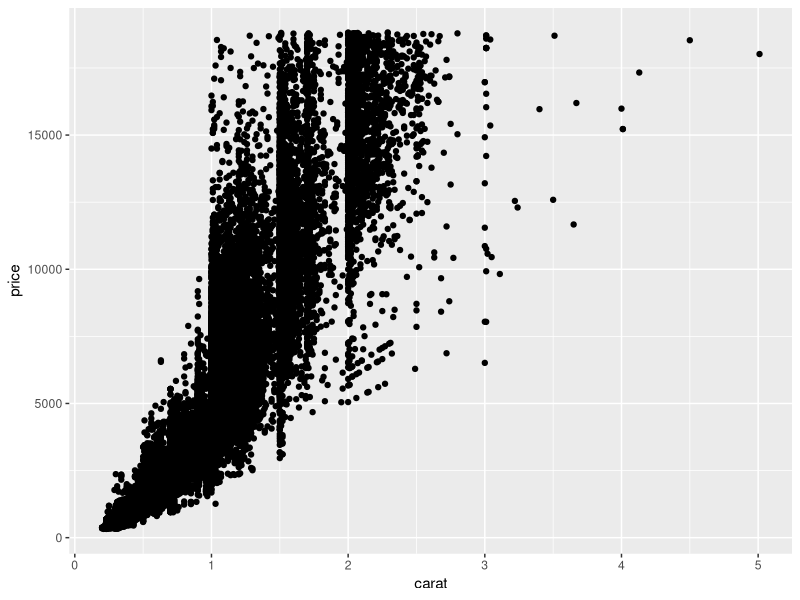
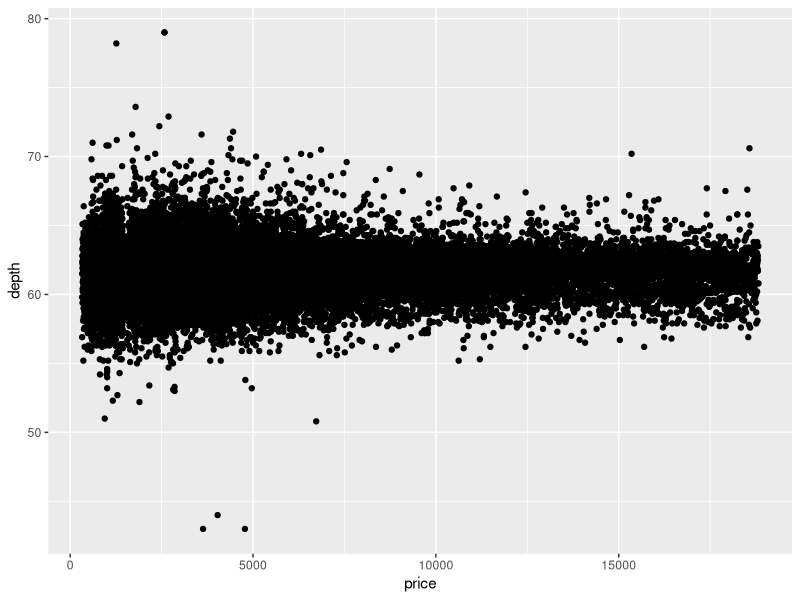
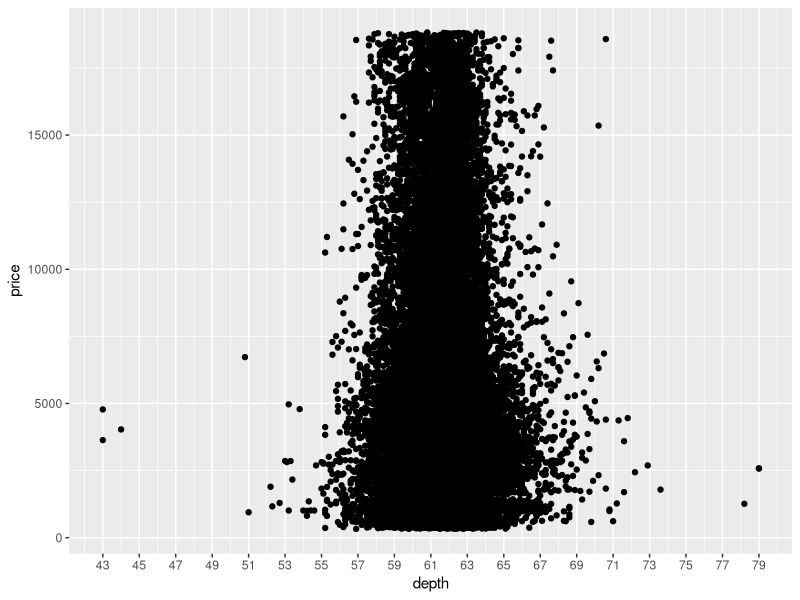
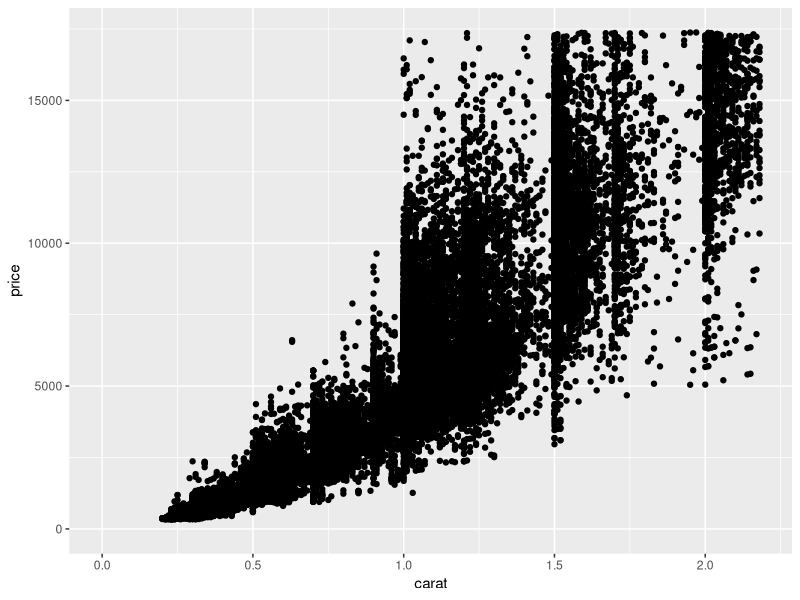
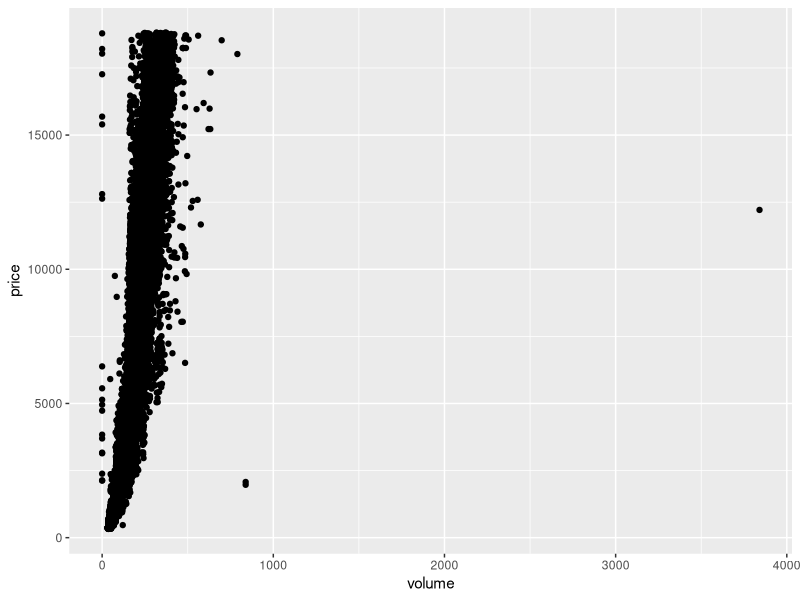

These figures' R source, in order: (Note: this script raises an error after producing the figures.)
## ---- chunk 1
library(ggplot2)
## ---- chunk 2
ggplot(aes(x = carat, y = price),
       data = diamonds) +
  geom_point()
## ---- chunk 3
cor.test(diamonds$price, diamonds$x, method = "pearson")
cor.test(diamonds$price, diamonds$y, method = "pearson")
cor.test(diamonds$price, diamonds$z, method = "pearson")
## ---- chunk 4
ggplot(aes(x = price, y = depth),
       data = diamonds) +
  geom_point()
## ---- chunk 5
ggplot(aes(x = depth, y = price),
       data = diamonds) +
  geom_jitter(alpha = 1/100) +
  geom_point() +
  scale_x_continuous(breaks = seq(43,79,2))

range(diamonds$depth)
## ---- chunk 6
cor.test(diamonds$depth, diamonds$price, method = "pearson")
## ---- chunk 7
ggplot(aes(x = carat, y = price),
       data = diamonds) +
  geom_point() +
  xlim(c(0, quantile(diamonds$carat,0.99))) +
  ylim(c(0, quantile(diamonds$price,0.99)))
## ---- chunk 8
diamonds$volume <- diamonds$x * diamonds$y * diamonds$z
ggplot(aes(x = volume, y = price),
       data = diamonds) +
  geom_point()

detach("package:plyr", unload=TRUE)

count(diamonds$volume == 0)
## ---- chunk 9
new_diamonds <- subset(diamonds, diamonds$volume < 800 & diamonds$volume > 0)

cor.test(new_diamonds$price, new_diamonds$volume, method = "pearson")
## ---- chunk 10
ggplot(aes(x = volume, y = price),
       data = new_diamonds) +
  geom_point() +
  geom_smooth()

?geom_smooth
## ---- chunk 11
library(dplyr)
diamondsByClarity <- diamonds %>%
  group_by(clarity) %>%
  summarise(mean_price = mean(price),
            median_price = median(price),
            min_price = min(price),
            max_price = max(price),
            n = n ())

head(diamondsByClarity, 20)
## ---- chunk 12
library(dplyr)

diamonds_by_clarity <- group_by(diamonds, clarity)
diamonds_mp_by_clarity <- summarise(diamonds_by_clarity, mean_price = mean(price))
diamonds_by_clarity_hist <- ggplot(diamonds_mp_by_clarity, aes(x= clarity, y= mean_price)) +
  geom_bar(stat = "identity")

diamonds_by_color <- group_by(diamonds, color)
diamonds_mp_by_color <- summarise(diamonds_by_color, mean_price = mean(price))
diamonds_mp_by_color_hist <- ggplot(diamonds_mp_by_color, aes(x= color, y= mean_price)) +
  geom_bar(stat = "identity")
library(gridExtra)
grid.arrange(diamonds_by_clarity_hist, diamonds_mp_by_color_hist)
